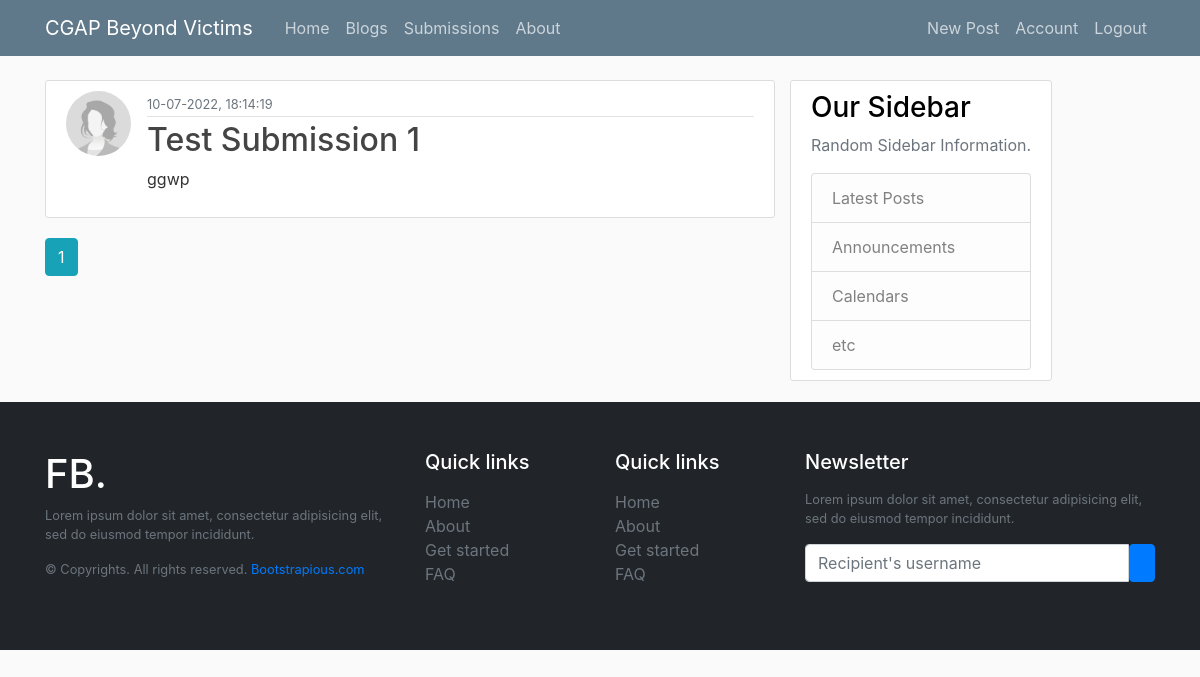
Page /submissions (signed in) on the earlier database version.
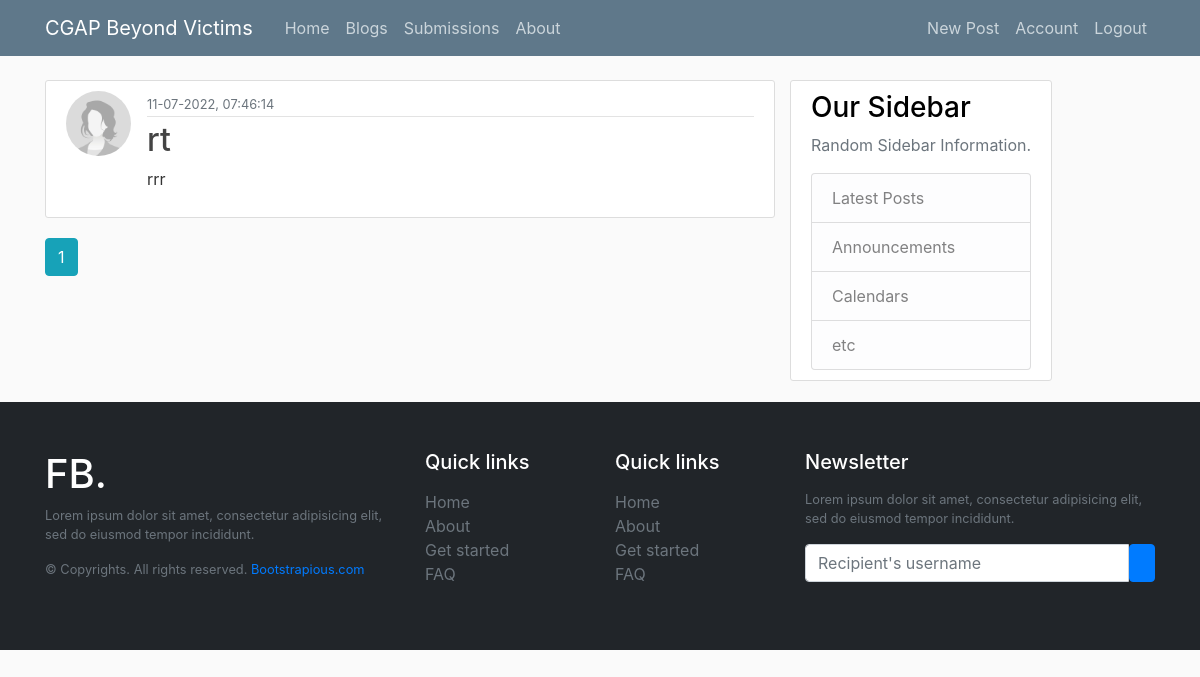
Same page on the later database version.
### cgap/models.py (models this page shows, shortened)
class Submission(db.Model):
    id = db.Column(db.Integer, primary_key=True)
    title = db.Column(db.String(100), nullable=False)
    date_posted = db.Column(db.DateTime, nullable=False, default=datetime.utcnow)
    image_file = db.Column(db.String(20), nullable=False, default="default.jpg")
    content = db.Column(db.Text, nullable=False)
    author = db.Column(db.String(100), nullable=False)

### cgap/routes.py (the view)
@app.route("/submissions")
@login_required
def submissions():
    page = request.args.get("page", 1, type=int)
    submissions = Submission.query.order_by(Submission.date_posted.desc()).paginate(
        page=page, per_page=5
    )
    return render_template(
        "submissions.html", title="Submissions", submissions=submissions
    )

### cgap/models.py (called while the page is built)
@login_manager.user_loader
def load_user(user_id):
    return User.query.get(int(user_id))

### cgap/templates/submissions.html
{% extends "layout.html" %}
{% block content %}
{% for submission in submissions.items %}
<article class="media content-section">
  <img
    class="rounded-circle article-img"
    src="{{ url_for('static', filename='women_default.jpg') }}"
  />
  <div class="media-body">
    <div class="article-metadata">
      <small class="text-muted"
        >{{ submission.date_posted.strftime('%d-%m-%Y, %H:%M:%S') }}</small
      >
    </div>
    <h2>
      <a class="article-title" href="{{ url_for('submission', submission_id=submission.id) }}"
        >{{ submission.title }}</a
      >
    </h2>
    <p class="article-content">{{ submission.content|truncate(60, True, '...') }}</p>
  </div>
</article>
{% endfor %}
{% for page_num in submissions.iter_pages(left_edge=1, right_edge=1, left_current=1, right_current=2) %}
  {% if page_num %}
    {% if submissions.page == page_num %}
      <a class="btn btn-info mb-4" href="{{ url_for('blogs', page=page_num) }}">{{ page_num }}</a>
    {% else %}
      <a class="btn btn-outline-info mb-4" href="{{ url_for('blogs', page=page_num) }}">{{ page_num }}</a>
    {% endif %}
  {% else %}
    ...
  {% endif %}
{% endfor %}
{% endblock content %}

Differences in the rows shown:
changed Submission: date_posted "10-07-2022, 18:14:19" → "11-07-2022, 07:46:14"; title "Test Submission 1" → "rt"; content "ggwp" → "rrr"
